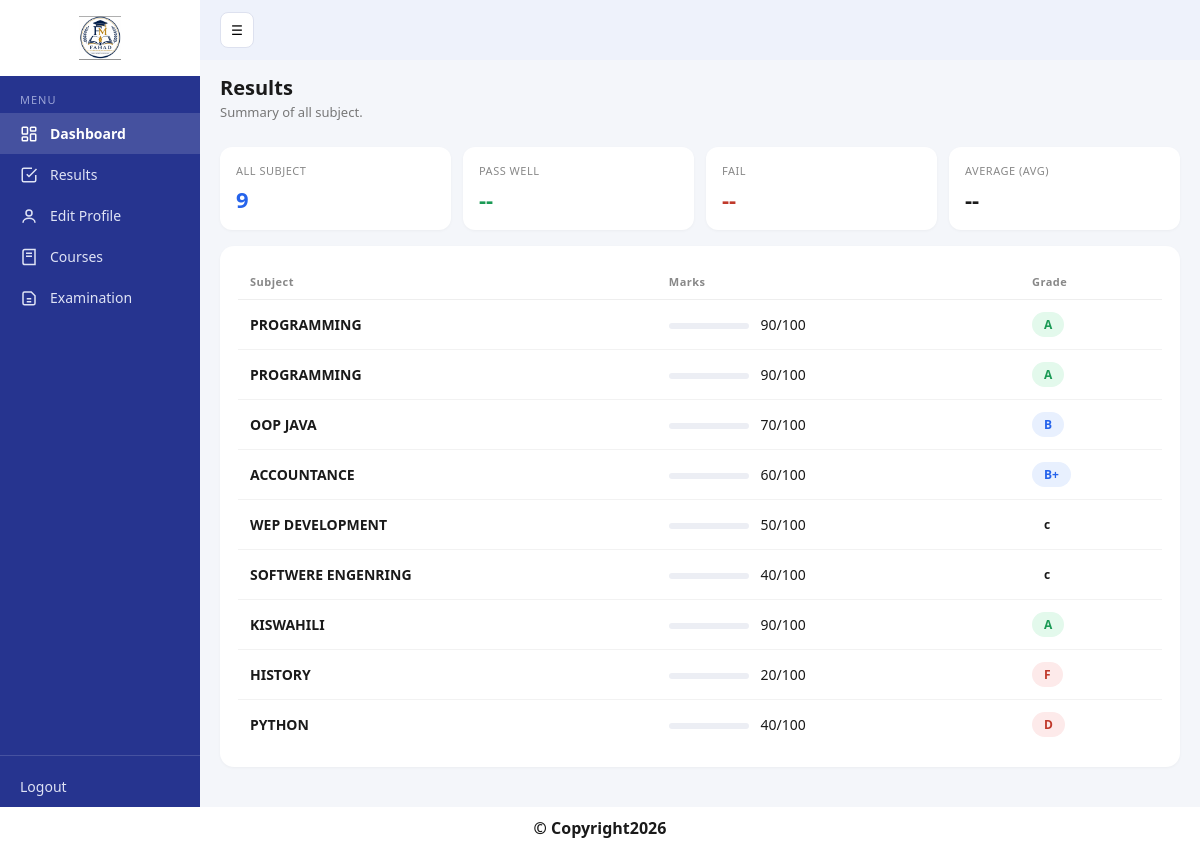
Screenshot of /results/ (signed in) with the database file from the repository.
### mysite_app/models.py (models this page shows, shortened)
class Result(models.Model):
    student = models.ForeignKey(
        User,
        on_delete=models.CASCADE
    )
    subject = models.ForeignKey(
        Subject,
        on_delete=models.CASCADE
    )
    score = models.IntegerField()
    grade = models.CharField(max_length=2)

class Subject(models.Model):
    name = models.CharField(max_length=100)

### mysite_app/views.py (the view)
# urls.py: path('results/', views.results, name='results'),
@login_required
def results(request):
    student_profile, created = StudentProfile.objects.get_or_create(user=request.user)
    student_results = Result.objects.filter(student=request.user).select_related('subject')
    return render(request, 'user_profile.html', {'results': student_results})

### mysite_app/templates/user_profile.html (shortened to what this page needs)
{% load static %}
<!DOCTYPE html>
<html lang="sw">
<head>
</head>
<body>
<div class="app">
  <div class="sidebar" id="sidebar">
    <div class="sidebar-logo">
      <img src="{% static 'lo.jpg' %}" alt="Logo">
    </div>
    <div class="menu-label">MENU</div>
    <a href="{% url 'dashboard' %}" class="nav-item active">
  <svg width="18" height="18" viewBox="0 0 24 24" fill="none" stroke="currentColor" stroke-width="2"><rect x="3" y="3" width="7" height="9" rx="1"/><rect x="14" y="3" width="7" height="5" rx="1"/><rect x="14" y="12" width="7" height="9" rx="1"/><rect x="3" y="16" width="7" height="5" rx="1"/></svg>
  <span>Dashboard</span>
</a>
<a href="{% url 'results' %}" class="nav-item">
  <svg width="18" height="18" viewBox="0 0 24 24" fill="none" stroke="currentColor" stroke-width="2"><path d="M9 11l3 3L22 4"/><path d="M21 12v7a2 2 0 0 1-2 2H5a2 2 0 0 1-2-2V5a2 2 0 0 1 2-2h11"/></svg>
  <span>Results</span>
</a>
<a href="{% url 'edit_profile' %}" class="nav-item">
  <svg width="18" height="18" viewBox="0 0 24 24" fill="none" stroke="currentColor" stroke-width="2"><circle cx="12" cy="8" r="4"/><path d="M4 21c0-4 4-6 8-6s8 2 8 6"/></svg>
  <span>Edit Profile</span>
</a>
<a href="{% url 'Courses' %}" class="nav-item">
  <svg width="18" height="18" viewBox="0 0 24 24" fill="none" stroke="currentColor" stroke-width="2"><path d="M4 19.5V4.5A2.5 2.5 0 0 1 6.5 2H20v20H6.5A2.5 2.5 0 0 1 4 19.5z"/><line x1="8" y1="7" x2="16" y2="7"/><line x1="8" y1="11" x2="16" y2="11"/></svg>
  <span>Courses</span>
</a>
<a href="{% url 'grader' %}" class="nav-item">
  <svg width="18" height="18" viewBox="0 0 24 24" fill="none" stroke="currentColor" stroke-width="2"><path d="M4 19V6a2 2 0 0 1 2-2h9l5 5v10a2 2 0 0 1-2 2H6a2 2 0 0 1-2-2z"/><line x1="9" y1="13" x2="15" y2="13"/><line x1="9" y1="17" x2="15" y2="17"/></svg>
  <span>Examination</span>
</a>
    <div class="sidebar-help">
      <a href="{% url 'login' %}" class="nav-item"><span>Logout</span></a>
    </div>
  </div>
  <div class="main">
    <div class="topbar">
      <button class="toggle-btn" onclick="toggleSidebar()">☰</button>
    </div>
    <div class="content">
      <div>
        <div class="page-title">Results</div>
        <div class="page-sub">Summary of all subject.</div>
      </div>
      {% if results %}
        <div class="summary-row">
          <div class="sum-card blue">
            <div class="label">ALL SUBJECT</div>
            <div class="val">{{ results|length }}</div>
          </div>
          <div class="sum-card green">
            <div class="label">PASS WELL</div>
            <div class="val">{{ passed_count|default:"--" }}</div>
          </div>
          <div class="sum-card red">
            <div class="label">FAIL</div>
            <div class="val">{{ failed_count|default:"--" }}</div>
          </div>
          <div class="sum-card">
            <div class="label">AVERAGE (AVG)</div>
            <div class="val">{{ average_score|default:"--" }}</div>
          </div>
        </div>
        <div class="table-card">
          <table>
            <thead>
              <tr>
                <th>Subject</th>
                <th>Marks</th>
                <th>Grade</th>
              </tr>
            </thead>
            <tbody>
              {% for r in results %}
              <tr>
                <td class="subject-name">{{ r.subject.name }}</td>
                <td>
                  <span class="score-bar-track">
                  </span>
                  {{ r.score }}/100
                </td>
                <td>
                  <span class="grade-badge grade-{{ r.grade|slice:':1' }}">{{ r.grade }}</span>
                </td>
              </tr>
              {% endfor %}
            </tbody>
          </table>
        </div>
      {% else %}
        <div class="table-card">
          <div class="empty-state">Bado hakuna matokeo yaliyochapishwa.</div>
        </div>
      {% endif %}
    </div>
  </div>
</div>
<footer>
  <p> © Copyright2026</p>
</footer>
</body>
</html>

### mysite_app/templates/user_profile.html (style rules this page uses)
* { margin:0; padding:0; box-sizing:border-box; font-family:'Segoe UI', Arial, sans-serif; }
body { background:#f4f6fa; color:#1a1a1a; }
.app { display:flex; min-height:100vh; }
.sidebar { width:200px; background:#26348f; color:#dfe3f5; display:flex; flex-direction:column; flex-shrink:0; transition:width .25s; }
.sidebar-logo { display:flex; align-items:center; justify-content:center; padding:16px 0; background:#fff; }
.sidebar-logo img { width:44px; height:44px; object-fit:contain; }
.menu-label { font-size:11px; letter-spacing:1px; color:#9aa3d6; padding:16px 20px 6px; }
.nav-item { display:flex; align-items:center; gap:12px; padding:11px 20px; color:#dfe3f5; text-decoration:none; font-size:14px; white-space:nowrap; }
.nav-item.active { background:rgba(255,255,255,.14); color:#fff; font-weight:600; }
.sidebar-help { margin-top:auto; border-top:1px solid rgba(255,255,255,.15); padding-top:10px; }
.main { flex:1; display:flex; flex-direction:column; min-width:0; }
.topbar { display:flex; align-items:center; justify-content:space-between; background:#eef2fb; padding:12px 20px; }
.toggle-btn { background:#fff; border:1px solid #dde1ef; border-radius:8px; padding:8px 10px; cursor:pointer; }
.content { padding:14px 20px 40px; display:flex; flex-direction:column; gap:16px; }
.page-title { font-size:20px; font-weight:700; margin-bottom:2px; }
.page-sub { font-size:13px; color:#777; margin-bottom:10px; }
.summary-row { display:grid; grid-template-columns:1fr; gap:12px; }
@media (min-width:600px) { .summary-row { grid-template-columns:repeat(4,1fr); } }
.sum-card { background:#fff; border-radius:12px; padding:16px; box-shadow:0 1px 3px rgba(0,0,0,.04); }
.sum-card .label { font-size:11px; color:#888; letter-spacing:.5px; margin-bottom:6px; }
.sum-card .val { font-size:22px; font-weight:700; }
.sum-card.green .val { color:#1a9a55; }
.sum-card.red .val { color:#c0392b; }
.sum-card.blue .val { color:#2563eb; }
.table-card { background:#fff; border-radius:14px; padding:18px; box-shadow:0 1px 3px rgba(0,0,0,.04); overflow-x:auto; }
table { width:100%; border-collapse:collapse; min-width:480px; }
thead th { text-align:left; font-size:11px; letter-spacing:.5px; color:#888; padding:10px 12px; border-bottom:1px solid #eee; white-space:nowrap; }
tbody td { padding:12px; font-size:14px; border-bottom:1px solid #f2f2f2; }
tbody tr:last-child td { border-bottom:none; }
.subject-name { font-weight:600; }
.grade-badge { display:inline-block; padding:4px 12px; border-radius:20px; font-size:12px; font-weight:700; }
.grade-A { background:#e3f9ec; color:#1a9a55; }
.grade-B { background:#e8f0fe; color:#2563eb; }
.grade-D { background:#fdeaea; color:#c0392b; }
.grade-F { background:#fdeaea; color:#c0392b; }
.score-bar-track { width:80px; height:6px; background:#eceef4; border-radius:6px; overflow:hidden; display:inline-block; vertical-align:middle; margin-right:8px; }
p { text-align: center; background-color: white; font-weight: bold; padding: 10px 12px; }

### rows the page displays
Result: subject.name "PROGRAMMING", score "90", grade "A"
Result: subject.name "PROGRAMMING", score "90", grade "A"
Result: subject.name "OOP JAVA", score "70", grade "B"
Result: subject.name "ACCOUNTANCE", score "60", grade "B+"
Result: subject.name "WEP DEVELOPMENT", score "50", grade "c"
Result: subject.name "SOFTWERE ENGENRING", score "40", grade "c"
Result: subject.name "KISWAHILI", score "90", grade "A"
Result: subject.name "HISTORY", score "20", grade "F"
Result: subject.name "PYTHON", score "40", grade "D"

### other values shown
{{ results|length }} "9"
{{ passed_count|default:"--" }} "--"
{{ failed_count|default:"--" }} "--"
{{ average_score|default:"--" }} "--"
